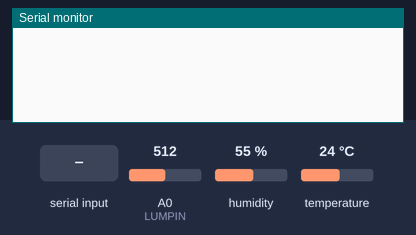
The sketch below on a simulated Arduino Nano, built with avr-gcc and run on an emulated ATmega328P. On the bench: the last lines printed to the serial monitor. Wiring (inferred from the names in the program): DHT11 sensor: data pin 2. Inputs (shaded band) come from the test bench; at power-on: humidity 55 %, temperature 24 °C, A0 (LUMPIN) = 512.

Above: at 1.2 s.
1.3 s: "/info" received over Serial
At 2.4 s:
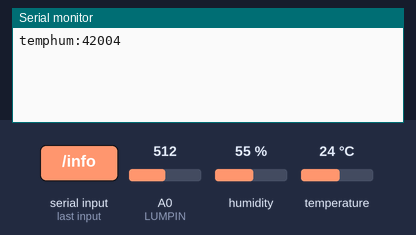
4.1 s: humidity set to 22 %
At 4.63 s:
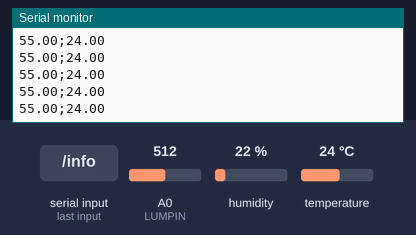
5.6 s: temperature set to 12 °C
At 6.72 s:
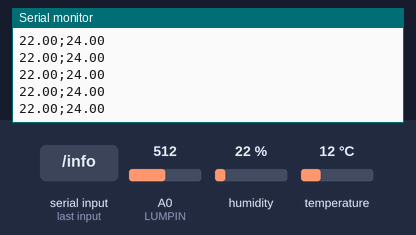
7.1 s: humidity set to 40 %
At 8.81 s:
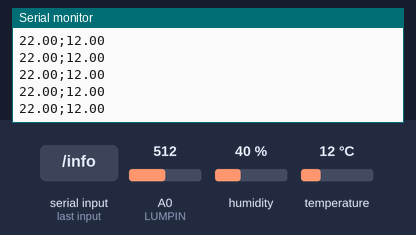
Timing chart, 0 to 10.3 s (numbered marks = the images above; inputs shaded):
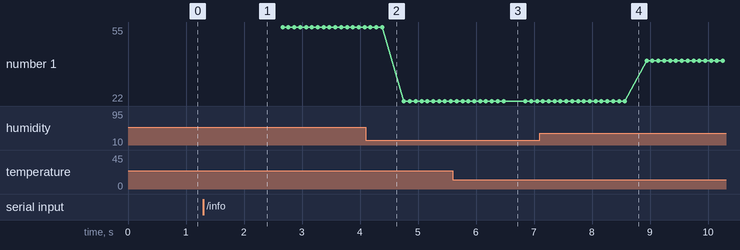

The sketch:

temphum.ino
```cpp
//temphum (port:42004)
//Serial temperature/humidity sensor
//With optional luminosity sensor (using a photoresistor)
//https://github.com/madnerdorg/temphum

// Based on Example testing sketch
// Written by ladyada, public domain

#include "DHT.h"

const String usb_name = "temphum:42004";
const bool hasPhotoResistor = false;
const int DHTPIN = 2;     // what digital pin we're connected to
const int LUMPIN = A0;    //Photoresistor pin

// Uncomment whatever type you're using!
#define DHTTYPE DHT11   // DHT 11
//#define DHTTYPE DHT22   // DHT 22  (AM2302), AM2321
//#define DHTTYPE DHT21   // DHT 21 (AM2301)

// Connect pin 1 (on the left) of the sensor to +5V
// NOTE: If using a board with 3.3V logic like an Arduino Due connect pin 1
// to 3.3V instead of 5V!
// Connect pin 2 of the sensor to whatever your DHTPIN is
// Connect pin 4 (on the right) of the sensor to GROUND
// Connect a 10K resistor from pin 2 (data) to pin 1 (power) of the sensor

// Initialize DHT sensor.
// Note that older versions of this library took an optional third parameter to
// tweak the timings for faster processors.  This parameter is no longer needed
// as the current DHT reading algorithm adjusts itself to work on faster procs.
DHT dht(DHTPIN, DHTTYPE);

//Serial string buffer
String readString;
bool serial_check = false;

// Serial

//When application asked if this is the correct arduino
void serialCheck() {
  if (readString == "/info") {
    Serial.println(usb_name);
    serial_check = true;
    delay(1000);
  }
}

//Convert characters sent by serial to string
void serialManager() {
  //Get Serial as a string
  while (Serial.available()) {
    delay(3); // Wait for data

    //Convert to String
    if (Serial.available() > 0) {
      char c = Serial.read();
      readString += c;
    }
  }
}


void setup() {
  Serial.begin(115200);
  //Serial.println("DHTxx test!");
  dht.begin();
}

void loop() {
  delay(100);
  serialManager();

  //If string received
  if (readString.length() > 0) {
    serialCheck();
    readString = "";
  }

  // Reading temperature or humidity takes about 250 milliseconds!
  // Sensor readings may also be up to 2 seconds 'old' (its a very slow sensor)
  float h = dht.readHumidity();
  // Read temperature as Celsius (the default)
  float t = dht.readTemperature();

  int lum = analogRead(LUMPIN);
  // Read temperature as Fahrenheit (isFahrenheit = true)
  //float f = dht.readTemperature(true);

  if (serial_check) {
    if (isnan(h) || isnan(t)) {
      if (hasPhotoResistor) {
        Serial.println("NaN;NaN;NaN");
      } else {
        Serial.println("NaN;NaN");
      }
    } else {
      Serial.print(h);
      Serial.print(";");

      if (hasPhotoResistor) {
        Serial.print(t);
        Serial.print(";");
        Serial.println(lum);
      } else {
        Serial.println(t);
      }

    }
  }

}
```

Measured:
- after the input at 1.3 s, the serial monitor: prints a new line after 0.09 s (image 1)
- plotted number 1: 55 → 22 after the input at 4.1 s, 22 → 40 after the input at 7.1 s
